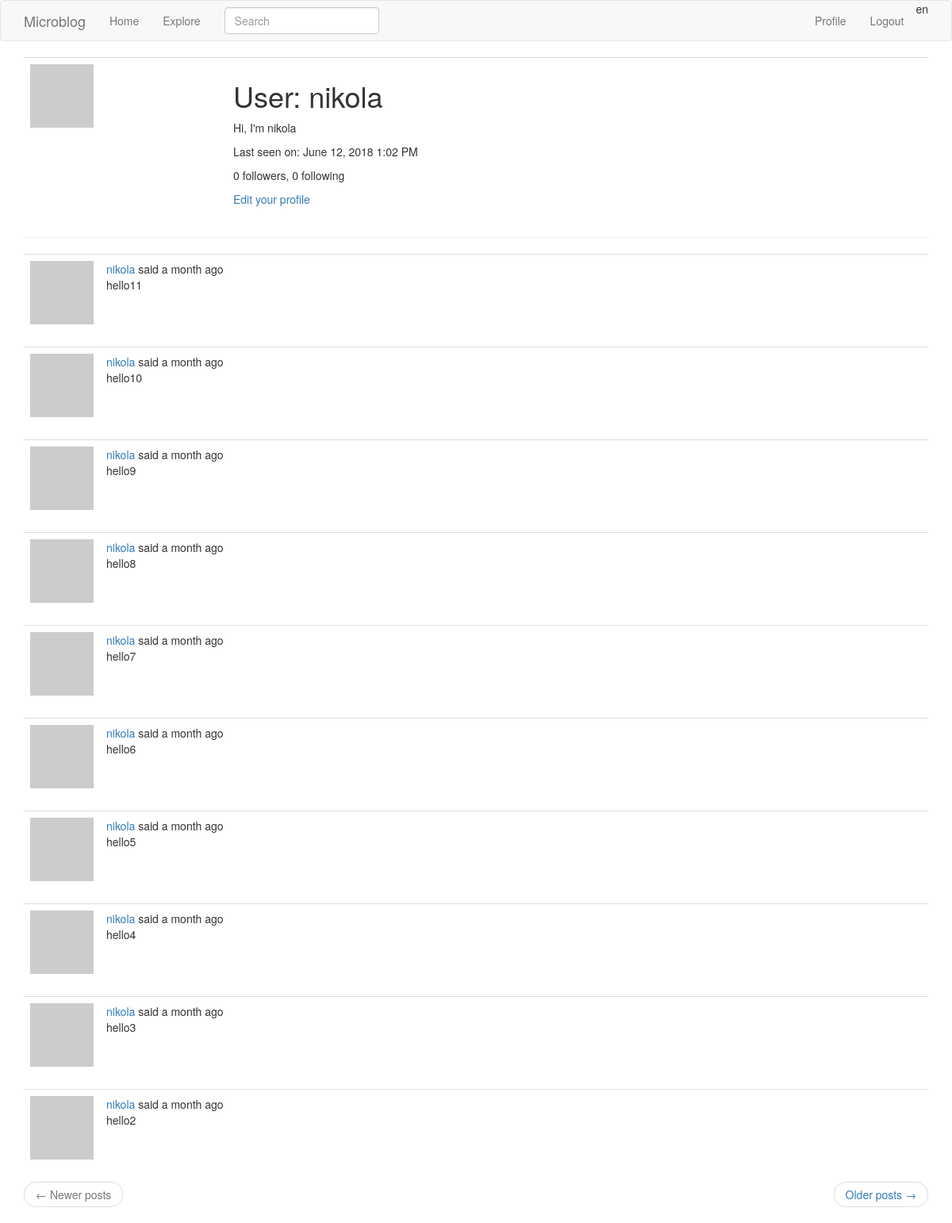
/user/nikola (signed in), run on the app's committed database.
### app1/models.py (models this page shows, shortened)
class User(UserMixin, db.Model):
    id = db.Column(db.Integer, primary_key=True)
    username = db.Column(db.String(64), index=True, unique=True)
    email = db.Column(db.String(120), index=True, unique=True)
    password_hash = db.Column(db.String(128))
    posts = db.relationship('Post', backref='author', lazy='dynamic')
    about_me = db.Column(db.String(140))
    last_seen = db.Column(db.DateTime, default=datetime.utcnow)
    follows = db.relationship(
        'User', secondary=followers,
        primaryjoin=(followers.c.follower_id == id),
        secondaryjoin=(followers.c.followed_id == id),
        backref=db.backref('followers', lazy='dynamic'), lazy='dynamic')
    def avatar(self, size):
        digest = md5(self.email.lower().encode('utf-8')).hexdigest()
        return 'https://www.gravatar.com/avatar/{}?d=identicon&s={}'.format(digest, size)

class SearchableMixin(object):
    @classmethod
    def before_commit(cls, session):
        session._changes = {
            'add': [obj for obj in session.new if isinstance(obj, cls)],
            'update': [obj for obj in session.dirty if isinstance(obj, cls)],
            'delete': [obj for obj in session.deleted if isinstance(obj, cls)]
        }
    @classmethod
    def after_commit(cls, session):
        for obj in session._changes['add']:
            if isinstance(obj, SearchableMixin):
                add_to_index(obj.__tablename__, obj)
        for obj in session._changes['update']:
            if isinstance(obj, SearchableMixin):
                add_to_index(obj.__tablename__, obj)
        for obj in session._changes['delete']:
            if isinstance(obj, SearchableMixin):
                remove_from_index(obj.__tablename__, obj)
        session._changes = None

class Post(SearchableMixin, db.Model):
    __searchable__ = ['body']
    id = db.Column(db.Integer, primary_key=True)
    body = db.Column(db.String(140))
    timestamp = db.Column(db.DateTime, index=True, default=datetime.utcnow)
    user_id = db.Column(db.Integer, db.ForeignKey('user.id'))
    language = db.Column(db.String(5))

### app1/main/routes.py (the view)
@bp.route('/user/<username>')
@login_required
def user(username):
    user = User.query.filter_by(username=username).first_or_404()
    page = request.args.get('page', 1, type=int)
    posts = user.posts.order_by(Post.timestamp.desc()).paginate(
        page, current_app.config['POSTS_PER_PAGE'], False)
    next_url = url_for('main.user', username=user.username,
                       page=posts.next_num) if posts.has_next else None
    prev_url = url_for('main.user', username=user.username,
                       page=posts.prev_num) if posts.has_prev else None
    return render_template('main/user.html', user=user, posts=posts.items,
                           next_url=next_url, prev_url=prev_url)

### app1/main/forms.py
class SearchForm(FlaskForm):
    q = StringField(_l('Search'), validators=[DataRequired()])
    def __init__(self, *args, **kwargs):
        if 'formdata' not in kwargs:
            kwargs['formdata'] = request.args
        if 'csrf_enabled' not in kwargs:
            kwargs['csrf_enabled'] = False
        super(SearchForm, self).__init__(*args, **kwargs)

### app1/main/routes.py (called while the page is built)
@bp.before_app_request
def before_request():
    if current_user.is_authenticated:
        current_user.last_seen = datetime.utcnow()
        db.session.commit()
        g.search_form = SearchForm()
    g.locale = str(get_locale())

### app1/models.py (called while the page is built)
@login.user_loader
def load_user(id):
    return User.query.get(int(id))

### app1/templates/main/user.html
{% extends 'main/base.html' %}
{% block app_content %}
    <table class="table table-hover">
        <tr>
            <td width="256px"><img src="{{ user.avatar(256) }}"></td>
            <td>
                <h1>{{ _('User') }}: {{ user.username }}</h1>
                {% if user.about_me %}<p>{{ user.about_me }}</p>{% endif %}
                {% if user.last_seen %}
                <p>{{ _('Last seen on') }}: {{ moment(user.last_seen).format('LLL') }}</p>{% endif %}
                <p>{{ _('%(count)d followers', count=user.followers.count()) }},
                    {{ _('%(count)d following', count=user.follows.count()) }}</p>
                {% if user == current_user %}
                <p><a href="{{ url_for('main.edit_profile') }}">{{ _('Edit your profile') }}</a></p>
                {% elif not current_user.is_following(user) %}
                <p><a href="{{ url_for('main.follow', username=user.username) }}">{{ _('Follow') }}</a></p>
                {% else %}
                <p><a href="{{ url_for('main.unfollow', username=user.username) }}">{{ _('Unfollow') }}</a></p>
                {% endif %}
            </td>
        </tr>
    </table>
    <hr>
    {% for post in posts %}
   		{% include 'main/_post.html' %}
    {% endfor %}
    <nav aria-label="...">
        <ul class="pager">
            <li class="previous{% if not prev_url %} disabled{% endif %}">
                <a href="{{ prev_url or '#' }}">
                    <span aria-hidden="true">&larr;</span> {{ _('Newer posts') }}
                </a>
            </li>
            <li class="next{% if not next_url %} disabled{% endif %}">
                <a href="{{ next_url or '#' }}">
                   {{ _('Older posts') }} <span aria-hidden="true">&rarr;</span>
                </a>
            </li>
        </ul>
    </nav>
{% endblock %}

### app1/templates/main/_post.html (shortened to what this page needs)
<table class="table table-hover">
    <tr>
        <td width="70px">
            <a href="{{ url_for('main.user', username=post.author.username) }}">
                <img src="{{ post.author.avatar(70) }}" />
            </a>
        </td>
        <td>
            {{ _('%(username)s said %(when)s',
                username=user_link, when=moment(post.timestamp).fromNow()) }}
            <br>
            <span id="post{{ post.id }}">{{ post.body }}</span>
            <br><br>
        </td>
    </tr>
</table>

### data on the page
User: username "nikola", about_me "Hi, I'm nikola", last_seen "June 12, 2018 1:02 PM"
Post: body "hello11"
Post: body "hello10"
Post: body "hello9"
Post: body "hello8"
Post: body "hello7"
Post: body "hello6"
Post: body "hello5"
Post: body "hello4"
Post: body "hello3"
Post: body "hello2"

### other printed values
{{ g.locale }} "en"
